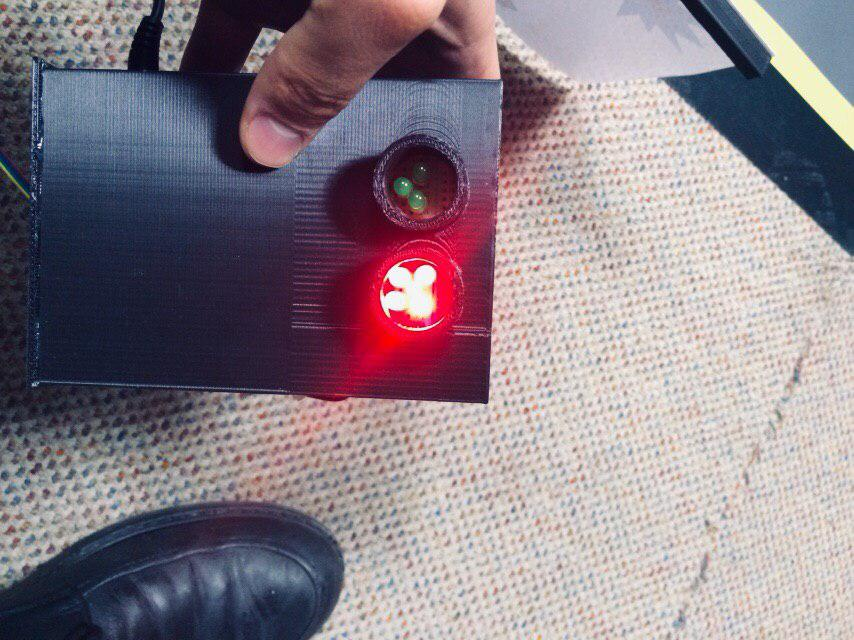
//> input picture files/red_light_0.jpg, 854 x 640 px
$ ./traffic_light_detector   (built with g++ and OpenCV 4)
//> lines starting //> are read from the running program, lines starting //| are printed output that depends on the picture; after the words box and inside, x2 and y2 are one past the last pixel; in counts of white or black regions, pixels touching at a corner belong together
//> further down, frame is the input picture: 640 rows x 854 cols, CV_8UC3; mean B, G, R 135.8, 127.1, 139.1
### traffic_light_detection/utils.cpp
//
// Created by Shakhobiddin on 4/14/2019.
//
#include <opencv2/opencv.hpp>
#include <vector>
using namespace cv;

// [18 lines left out: function mask_red, not called in this run]

Mat mask_green(Mat frame){
    /*
     *  gets the Mat image
     *  returns b&w mask of the image where White is Green
     * */

    Mat hsv;
    cvtColor(frame, hsv, COLOR_BGR2HSV);
//> hsv: 640 rows x 854 cols, CV_8UC3; mean H, S, V 86, 67.9, 149.9

    Mat m1, m2;
    //green color min/max range
    inRange(hsv, Scalar(44, 60, 60), Scalar(80, 255, 255), m1);
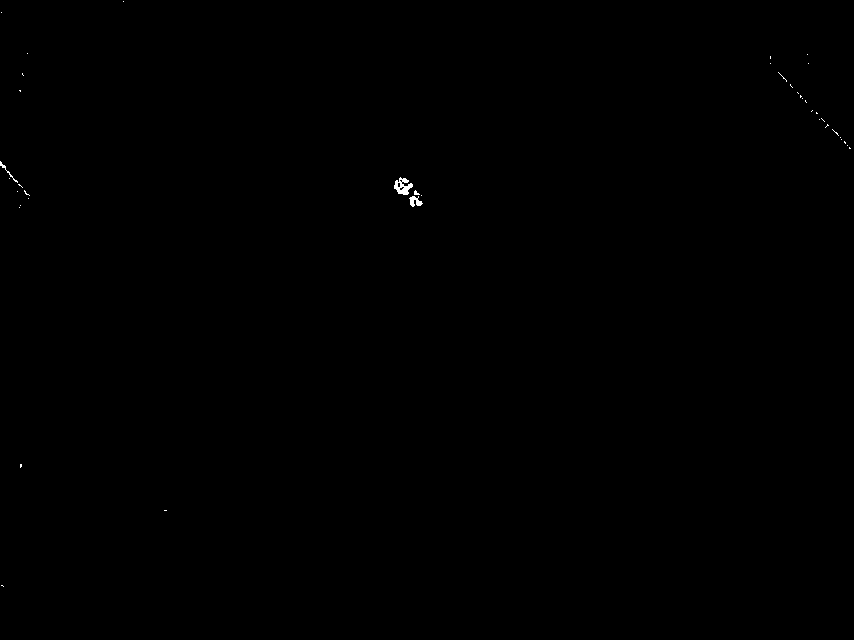
//> m1: 640 rows x 854 cols, CV_8UC1; 0.08% white; 41 white regions (38 under 20 px), largest, box (x1, y1, x2, y2) and area: (394, 177, 413, 195) 186, (409, 196, 423, 207) 87, (0, 161, 18, 183) 48
    // [6 lines of commented-out code are left out]

    return m1;
}

// [18 lines left out: function mask_blue, not called in this run]

### traffic_light_detection/traffic_light_detector.cpp
////
//// Created by Shakhobiddin on 4/14/2019.
////
//
#include "utils.cpp"
#include <vector>
#include <iostream>
using namespace std;
using namespace cv;
/*
 *
 */
Mat green_frame;
vector<Vec3f> circles;
int min_r=1, max_r=1;


class TrafficLightDetector{
    public:
    TrafficLightDetector(int minRadius=0, int maxRadius=0, bool strictMode=false){
        configure(minRadius, maxRadius, strictMode);
    }

    void configure(int minRadius, int maxRadius, bool strictMode){
        this->minRadius = minRadius;
        this->maxRadius = maxRadius;
        this->strictMode = strictMode;
    }

    bool isGreenHere(Mat frame){
        /// Gets simple RGB image frame
        Mat green_frame = mask_green(frame);
        GaussianBlur(green_frame, green_frame, Size(3, 3), 0);
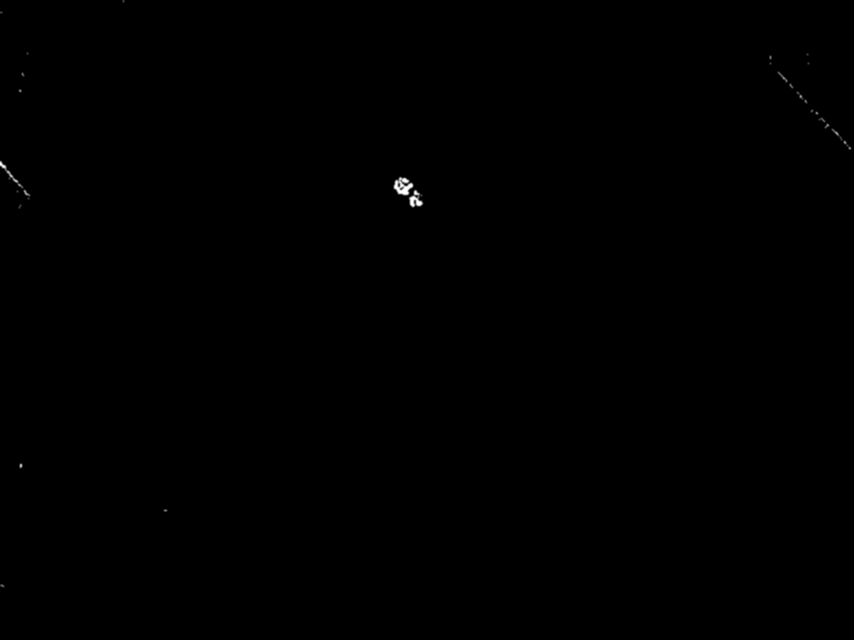
//> green_frame: 640 rows x 854 cols, CV_8UC1; 0.2% of pixels changed, all inside (x1, y1, x2, y2) = (0, 0, 852, 588)

        HoughCircles(green_frame, this->circles, CV_HOUGH_GRADIENT,  1, 100, 50, 30, this->minRadius, this->maxRadius);
//> this->circles = empty
        int noOfcircles = circles.size();
//> noOfcircles = 0
        int circleX, circleY, circleRadius;

        if(noOfcircles != 0){
            if(!this->strictMode){
                return true;
            }
            else
            {
                circleX = this->circles[0][0];
                circleY = this->circles[0][1];
                circleRadius = this->circles[0][2];

                if(noOfcircles == 1){
                    /// TODO:
                    int sum = countNonZero(green_frame);
                    if((float)sum/(float)green_frame.size().area() >= 0.05){
                        return true;
                    }
                    else return false;
                }

            }


        }
        else return false;
    }

    bool isRedHere(Mat frame){
        /// Gets simple RGB image frame
        Mat red_frame = mask_red(frame);
        GaussianBlur(green_frame, red_frame, Size(3, 3), 0);

        HoughCircles(red_frame, this->circles, CV_HOUGH_GRADIENT,  1, 100, 50, 30, this->minRadius, this->maxRadius);
        unsigned long long int noOfcircles = circles.size();
        int circleX, circleY, circleRadius;

        if(noOfcircles != 0){
            if(!this->strictMode){
                return true;
            }
            else
            {
                if(noOfcircles == 1){
                    /// TODO:
                    int sum = countNonZero(green_frame);
                    if((float)sum/(float)green_frame.size().area() >= 0.05){
                        return true;
                    }
                    else return false;
                }

            }


        }
        else return false;
    }

    int minRadius;
    int maxRadius;
    bool strictMode;
    Mat current_frame;
    vector<Vec3f> circles;
};
// [25 lines of commented-out code are left out]


int main() {
    Mat frame = imread("../files/red_light_0.jpg", IMREAD_COLOR);

    TrafficLightDetector tfd(1, 95);

    cout << tfd.isGreenHere(frame);
//| 0

    waitKey(0);
    return 0;
}


// [52 lines of commented-out code are left out]

$ run again, with files/green_light_3.png saved as files/red_light_0.jpg
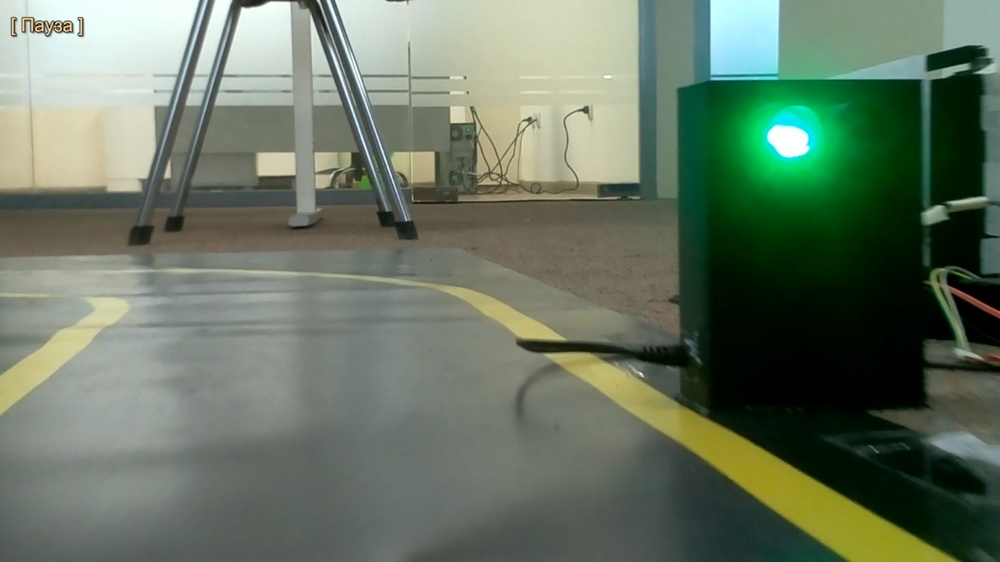
//> input picture files/green_light_3.png, 1000 x 562 px, shrunk from 1920 x 1080 before the run
//> frame is the input picture: 562 rows x 1000 cols, CV_8UC3; mean B, G, R 100, 118.2, 103.7
//> hsv: 562 rows x 1000 cols, CV_8UC3; mean H, S, V 55.4, 78.7, 119.2
//> in mask_green, `inRange(hsv, Scalar(44, 60, 60), Scalar(80, 255, 255), m1);`:
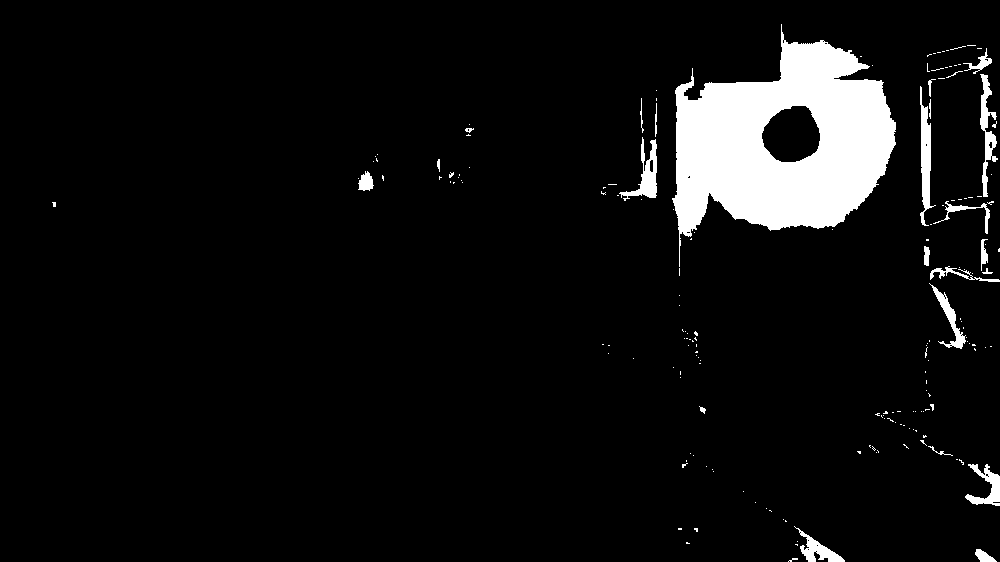
//> m1: 562 rows x 1000 cols, CV_8UC1; 6.3% white; 180 white regions (156 under 20 px), largest, box (x1, y1, x2, y2) and area: (672, 24, 896, 267) 28960, (920, 86, 936, 226) 978, (980, 74, 998, 197) 832
//> in isGreenHere, `GaussianBlur(green_frame, green_frame, Size(3, 3), 0);`:
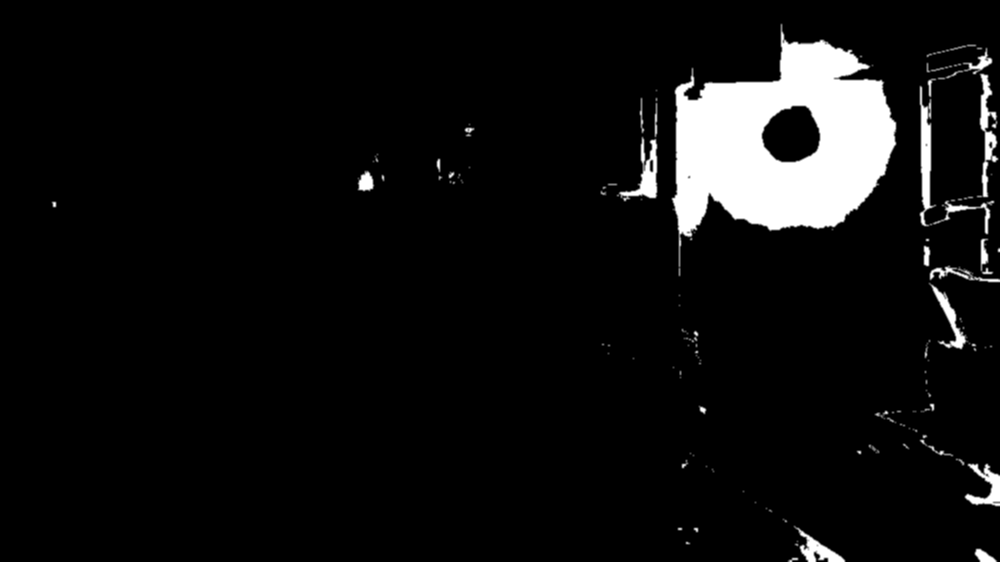
//> green_frame: 562 rows x 1000 cols, CV_8UC1; 2.1% of pixels changed, all inside (x1, y1, x2, y2) = (51, 23, 1000, 562)
//> in isGreenHere, `HoughCircles(green_frame, this->circles, CV_HOUGH_GRADIENT,  1, 100, 5..`: this->circles = empty
//> noOfcircles = 0
//| 0

$ run again, with files/417429dc-631e-4527-b54e-56b9519a3eef.jpg copied over files/red_light_0.jpg
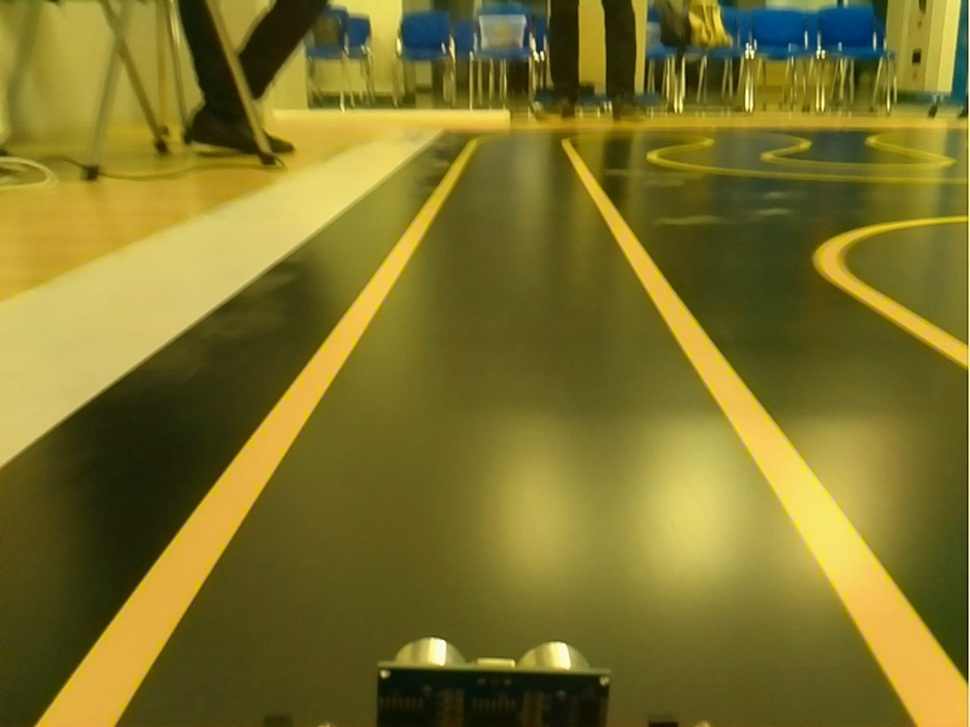
//> input picture files/417429dc-631e-4527-b54e-56b9519a3eef.jpg, 970 x 727 px, shrunk from 1280 x 960 before the run
//> frame is the input picture: 727 rows x 970 cols, CV_8UC3; mean B, G, R 41.9, 114.8, 125
//> hsv: 727 rows x 970 cols, CV_8UC3; mean H, S, V 28.7, 179.5, 126.9
//> in mask_green, `inRange(hsv, Scalar(44, 60, 60), Scalar(80, 255, 255), m1);`:
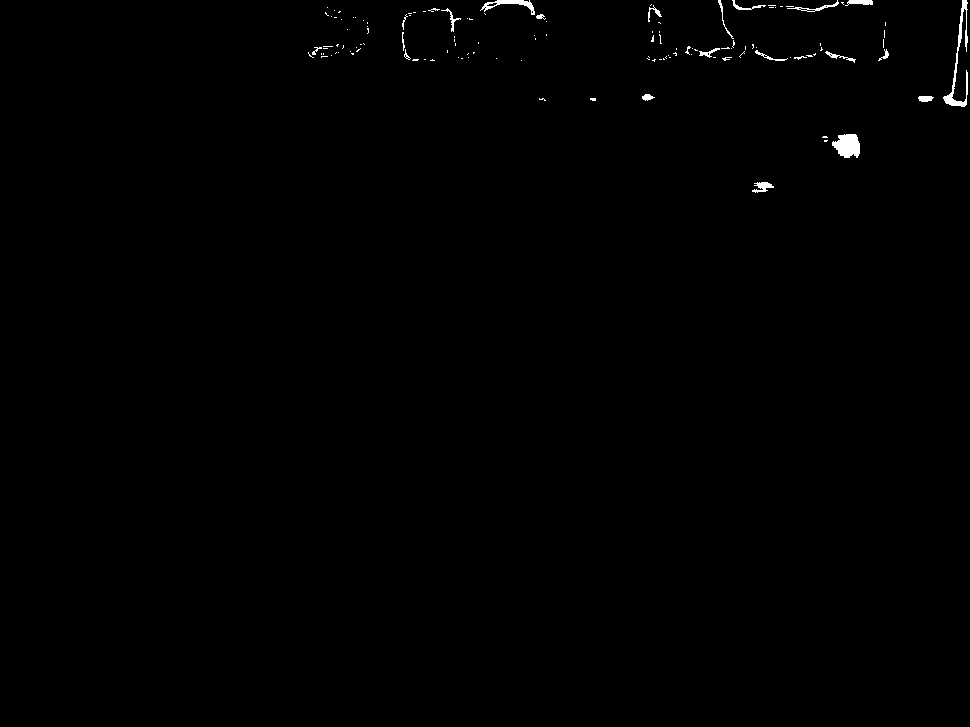
//> m1: 727 rows x 970 cols, CV_8UC1; 0.43% white; 127 white regions (102 under 20 px), largest, box (x1, y1, x2, y2) and area: (943, 0, 968, 107) 547, (832, 134, 860, 158) 500, (480, 0, 535, 15) 263
//> in isGreenHere, `GaussianBlur(green_frame, green_frame, Size(3, 3), 0);`:
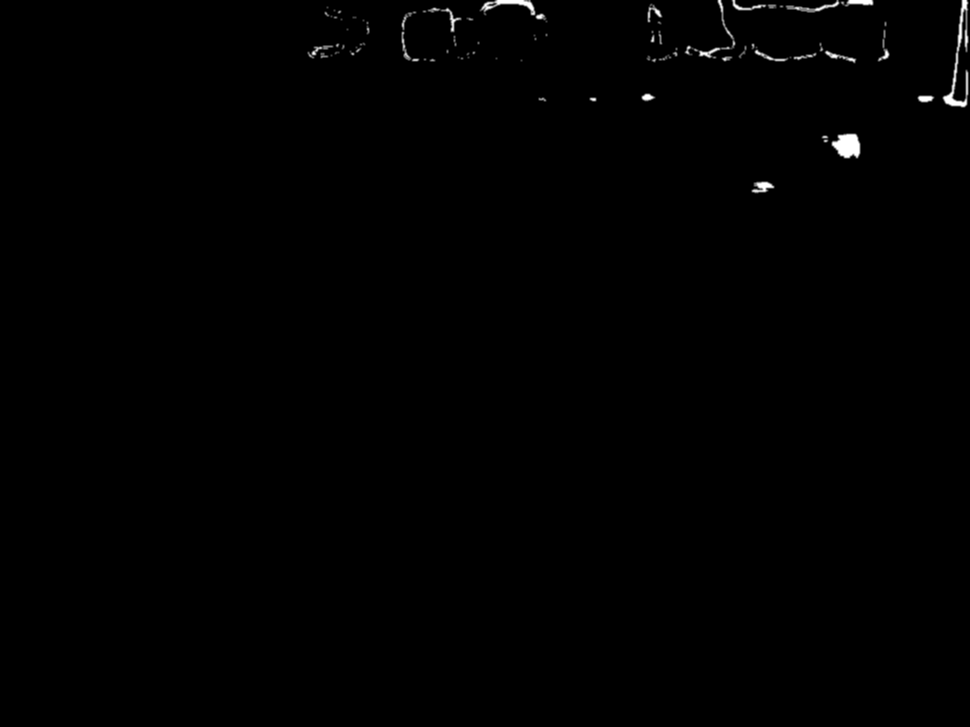
//> green_frame: 727 rows x 970 cols, CV_8UC1; 0.8% of pixels changed, all inside (x1, y1, x2, y2) = (307, 0, 969, 194)
//> in isGreenHere, `HoughCircles(green_frame, this->circles, CV_HOUGH_GRADIENT,  1, 100, 5..`: this->circles = empty
//> noOfcircles = 0
//| 0

$ run again, with files/green_light_0.jpg copied over files/red_light_0.jpg
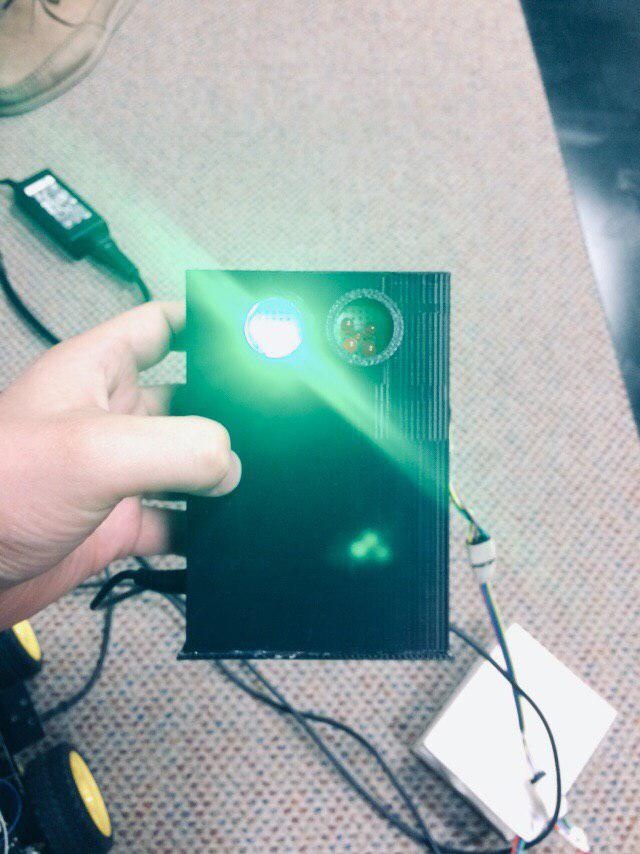
//> input picture files/green_light_0.jpg, 640 x 854 px
//> frame is the input picture: 854 rows x 640 cols, CV_8UC3; mean B, G, R 167.2, 168.2, 149
//> hsv: 854 rows x 640 cols, CV_8UC3; mean H, S, V 79.7, 67.8, 176.3
//> in mask_green, `inRange(hsv, Scalar(44, 60, 60), Scalar(80, 255, 255), m1);`:
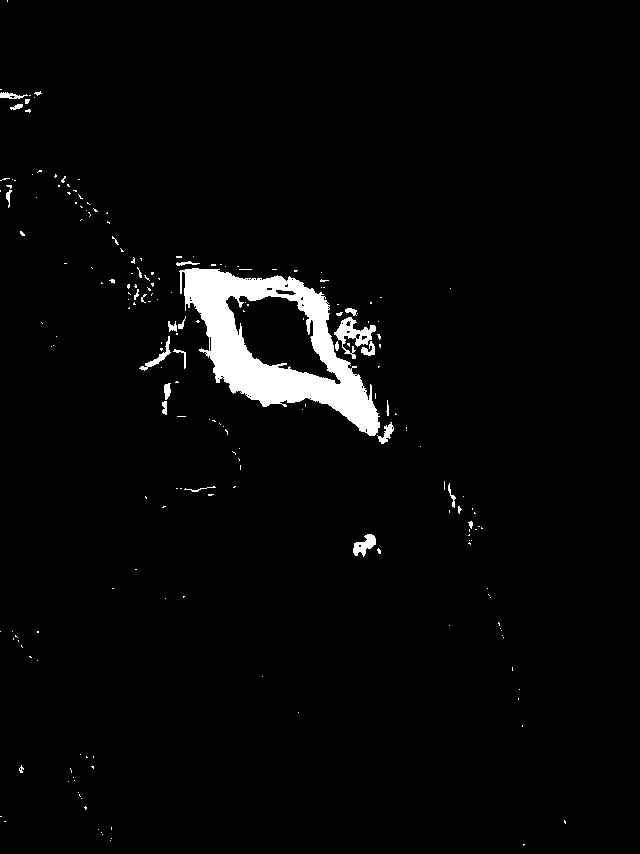
//> m1: 854 rows x 640 cols, CV_8UC1; 2.9% white; 209 white regions (182 under 20 px), largest, box (x1, y1, x2, y2) and area: (179, 268, 380, 436) 12533, (334, 317, 376, 359) 640, (353, 534, 376, 557) 280
//> in isGreenHere, `GaussianBlur(green_frame, green_frame, Size(3, 3), 0);`:
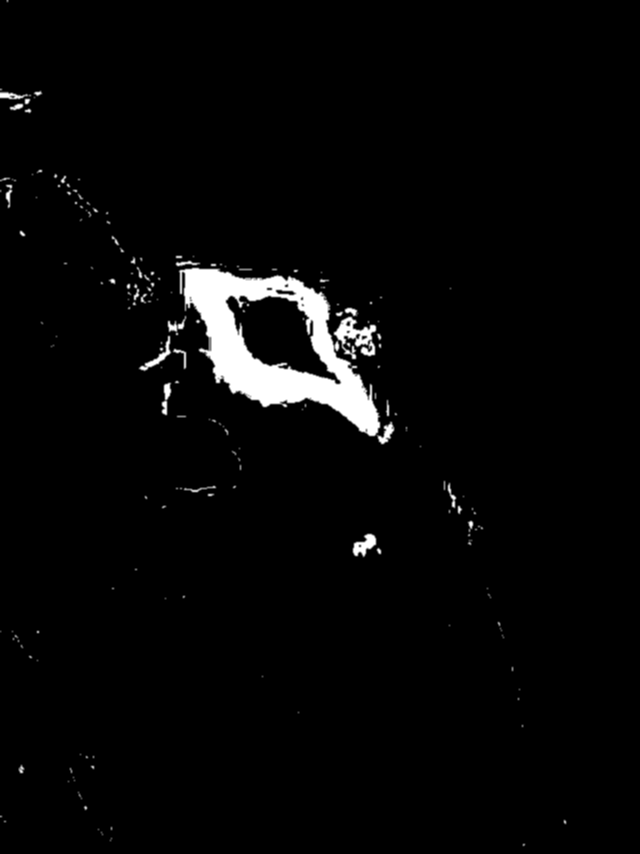
//> green_frame: 854 rows x 640 cols, CV_8UC1; 1.81% of pixels changed, all inside (x1, y1, x2, y2) = (0, 0, 567, 847)
//> in isGreenHere, `HoughCircles(green_frame, this->circles, CV_HOUGH_GRADIENT,  1, 100, 5..`: this->circles = 1 circle (x, y, radius): [273.5, 328.5, 32.6]
//> noOfcircles = 1
//| 1
